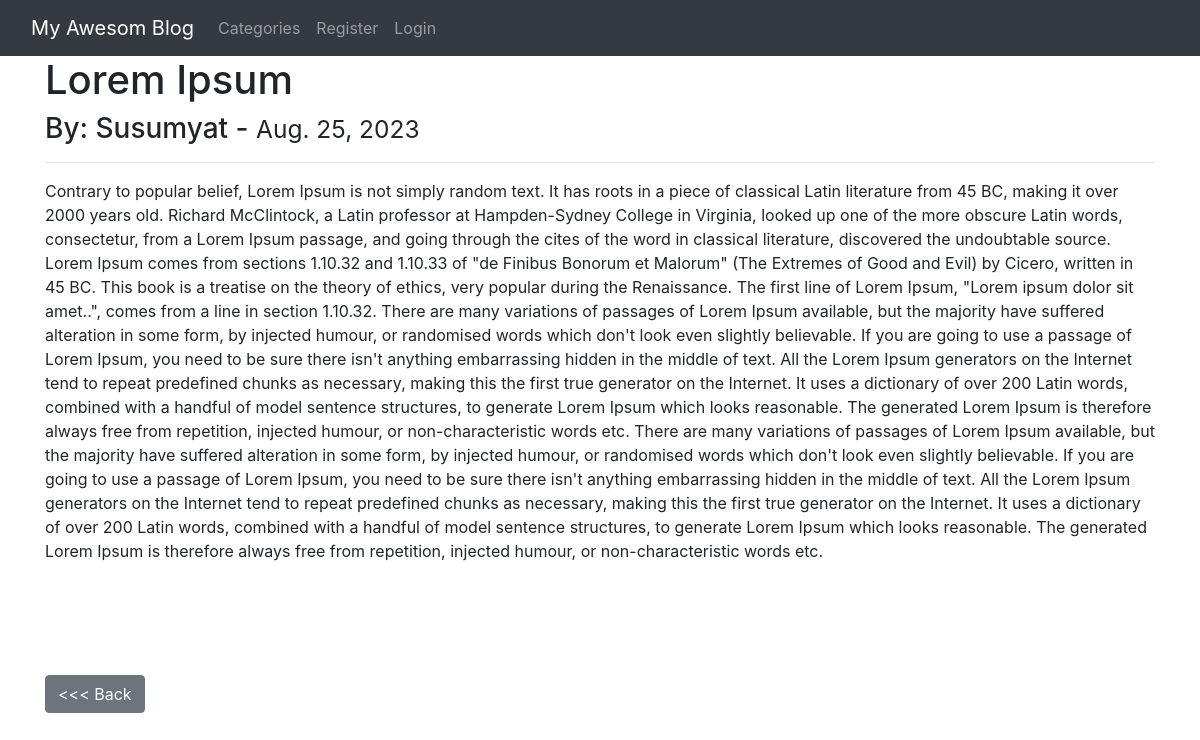
The page /article/17/ on the database as committed earlier.
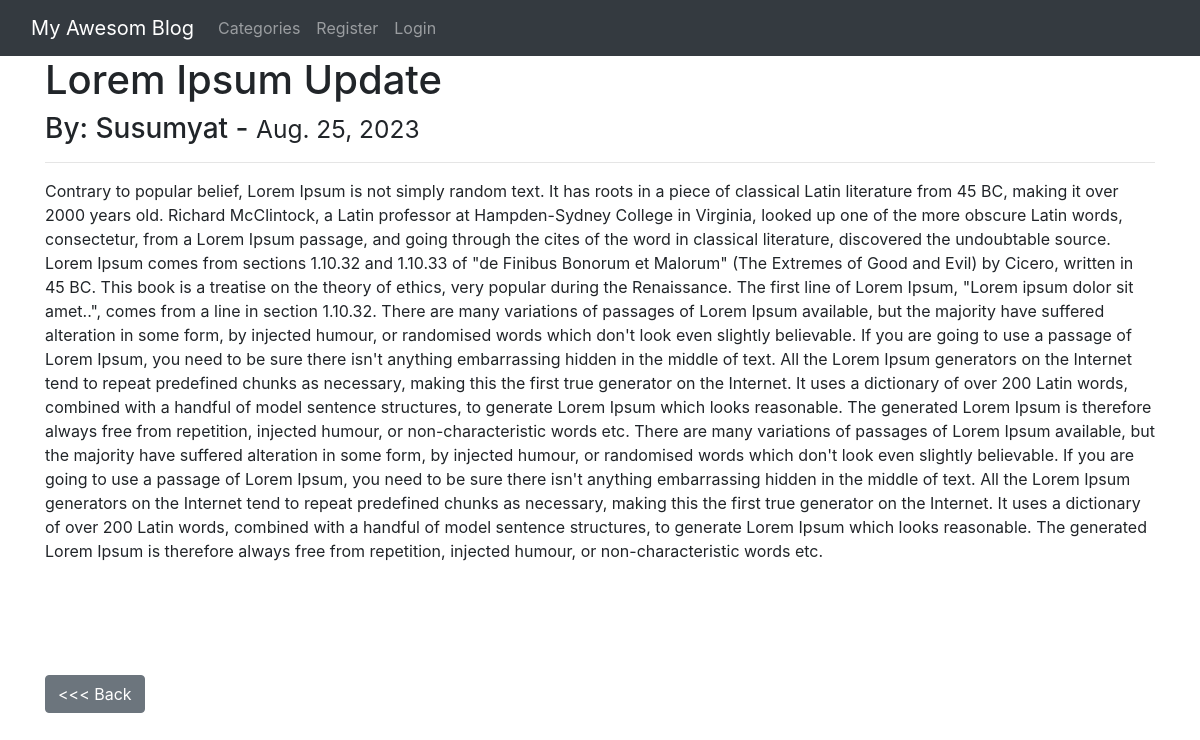
The same page on the database as committed later.
### theblog/models.py (models this page shows, shortened)
class Post(models.Model):
    title = models.CharField(max_length=255)
    title_tag = models.CharField(max_length=255)
    author = models.ForeignKey(User,on_delete=models.CASCADE)
    body = models.TextField()
    post_date = models.DateField(auto_now_add=True)
    category = models.CharField(max_length=255,default='coding')
    likes = models.ManyToManyField(User, related_name="blog_posts")

### theblog/views.py (the view)
# urls.py: path('article/<int:pk>/',ArticleDetailView.as_view(), name ='article-detail'),
class ArticleDetailView(DetailView):
    model = Post
    template_name = 'article_details.html'

### theblog/templates/article_details.html (shortened to what this page needs)
{% extends 'base.html' %}
{% block content %}
    <h1>{{post.title}} </h1>
    <h3>By: {{post.author}} - <small>{{post.post_date}}</small> </h3>
    <hr>
    <p>{{post.body|safe}} </p>
    <br>
    <br>
    <br>
    <br>
    <a href="{% url 'home' %}" class="btn btn-secondary" ><<< Back</a>
{% endblock  %}

Rows that differ between the two databases and show on the page:
changed Post "Susumyat": title "Lorem Ipsum" → "Lorem Ipsum Update"
